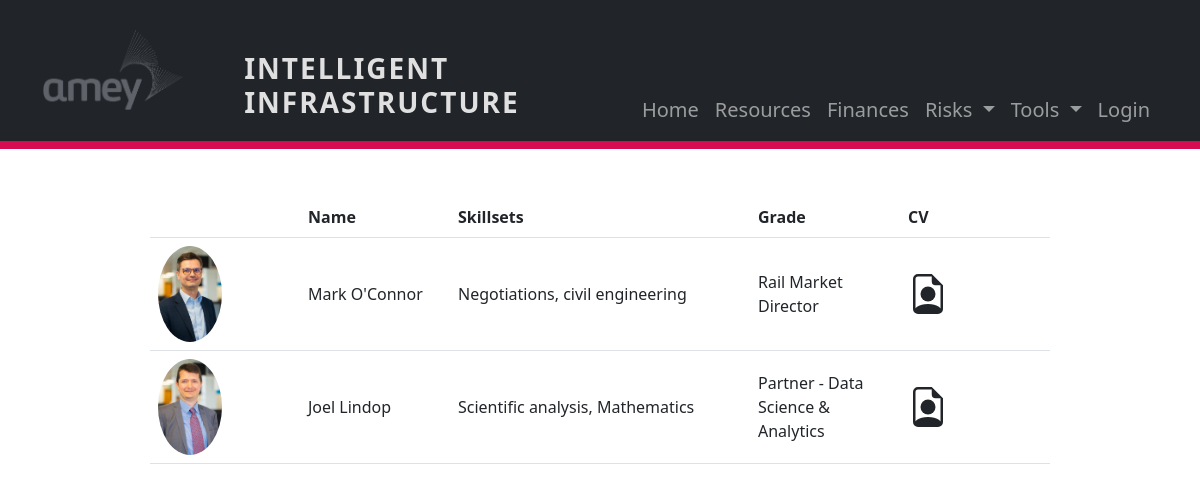
The app's page /ii_app/cv/ with its own data.
### ii_app/models.py (models this page shows, shortened)
class Resource (models.Model):
    project = models.ForeignKey(Project, on_delete=models.DO_NOTHING)
    name = models.CharField (max_length=200)
    amey_position = models.CharField(max_length=100)
    skillset = models.CharField (max_length=500)
    cone_rate = models.FloatField()
    image = models.ImageField()
    cv = models.ImageField()

### ii_app/views.py (the view)
# urls.py: path('cv/', views.cv, name='cv'),
def cv(request):
    resource = Resource.objects.all()
    context = {
        'resource': resource ,
    }
    return render (request, 'ii_app/cv.html', context)

### ii_app/templates/ii_app/cv.html (shortened to what this page needs)
{% extends 'ii_app/base.html' %}
{% block body %}
<table class="table w-75 mx-auto mt-5">
    <thead>
      <tr>
        <th scope="col"></th>
        <th scope="col">Name</th>
        <th scope="col">Skillsets</th>
        <th scope="col">Grade</th>
        <th scope="col">CV</th>
      </tr>
    </thead>
    {% for item in resource %}
    <tbody>
      <tr >
        <th scope="row" style="width: 15%">
            <img
              src="{{item.image.url}}"
              style="width:4rem"
              class="rounded-circle"
            />
        </th>
        <td class="align-middle" style="width: 15%">{{item.name}}</td>
        <td class="align-middle" style="width: 30%">{{item.skillset}}</td>
        <td class="align-middle" style="width: 15%">{{item.amey_position}}</td>
        <td class="align-middle" style="width: 15%"></i></td>
      </tr>
    </tbody>
    {% endfor %}
  </table>
{% endblock %}

### ii_app/static/ii_app/style.css (style rules this page uses)
.table { margin: auto; width: 97% !important; }

### records on screen
Resource: image (picture), name "Mark O'Connor", skillset "Negotiations, civil engineering", amey_position "Rail Market Director"
Resource: image (picture), name "Joel Lindop", skillset "Scientific analysis, Mathematics", amey_position "Partner - Data Science & Analytics"
